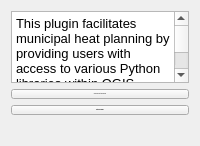
         <widget class="QWidget" name="tab_intro">
          <attribute name="title">
           <string>Introduction</string>
          </attribute>
          <layout class="QVBoxLayout" name="verticalLayout">
           <item>
            <widget class="QTextBrowser" name="intro_textBrowser">
             <property name="sizePolicy">
              <sizepolicy hsizetype="Expanding" vsizetype="MinimumExpanding">
               <horstretch>0</horstretch>
               <verstretch>0</verstretch>
              </sizepolicy>
             </property>
             <property name="minimumSize">
              <size>
               <width>0</width>
               <height>0</height>
              </size>
             </property>
             <property name="maximumSize">
              <size>
               <width>16777215</width>
               <height>800</height>
              </size>
             </property>
             <property name="sizeAdjustPolicy">
              <enum>QAbstractScrollArea::AdjustToContents</enum>
             </property>
             <property name="html">
              <string>&lt;!DOCTYPE HTML PUBLIC &quot;-//W3C//DTD HTML 4.0//EN&quot; &quot;http://www.w3.org/TR/REC-html40/strict.dtd&quot;&gt;
&lt;html&gt;&lt;head&gt;&lt;meta name=&quot;qrichtext&quot; content=&quot;1&quot; /&gt;&lt;style type=&quot;text/css&quot;&gt;
p, li { white-space: pre-wrap; }
&lt;/style&gt;&lt;/head&gt;&lt;body style=&quot; font-family:'Arial','sans-serif'; font-size:7.8pt; font-weight:400; font-style:normal;&quot;&gt;
&lt;p style=&quot; margin-top:0px; margin-bottom:0px; margin-left:0px; margin-right:0px; -qt-block-indent:0; text-indent:0px;&quot;&gt;&lt;span style=&quot; font-family:'MS Shell Dlg 2'; font-size:10pt;&quot;&gt;This plugin facilitates municipal heat planning by providing users with access to various Python libraries within QGIS, eliminating the need for programming expertise. It streamlines the heat planning process by automating tasks such as data download, file adjustment, and network analysis.&lt;/span&gt;&lt;/p&gt;
&lt;p style=&quot;-qt-paragraph-type:empty; margin-top:0px; margin-bottom:0px; margin-left:0px; margin-right:0px; -qt-block-indent:0; text-indent:0px; font-family:'MS Shell Dlg 2'; font-size:10pt;&quot;&gt;&lt;br /&gt;&lt;/p&gt;
&lt;p style=&quot; margin-top:0px; margin-bottom:0px; margin-left:0px; margin-right:0px; -qt-block-indent:0; text-indent:0px;&quot;&gt;&lt;span style=&quot; font-family:'MS Shell Dlg 2'; font-size:10pt; font-weight:600;&quot;&gt;To ensure that the required packages are installed, please click on &amp;quot;Install Packages&amp;quot; at the bottom of this page. You either need administrator rights or have the same python version installed as used by QGIS. This will automatically install the necessary Python libraries: &lt;/span&gt;&lt;/p&gt;
&lt;p style=&quot; margin-top:0px; margin-bottom:0px; margin-left:0px; margin-right:0px; -qt-block-indent:0; text-indent:0px;&quot;&gt;&lt;span style=&quot; font-family:'MS Shell Dlg 2'; font-size:10pt; font-weight:600;&quot;&gt;geopandas, OWSLib, pandas, fiona, numpy, networkx, matplotlib, openpyxl, demandlib, workalendar&lt;/span&gt;&lt;/p&gt;
&lt;p style=&quot;-qt-paragraph-type:empty; margin-top:0px; margin-bottom:0px; margin-left:0px; margin-right:0px; -qt-block-indent:0; text-indent:0px; font-family:'MS Shell Dlg 2'; font-size:10pt; font-weight:600;&quot;&gt;&lt;br /&gt;&lt;/p&gt;
&lt;p style=&quot; margin-top:0px; margin-bottom:0px; margin-left:0px; margin-right:0px; -qt-block-indent:0; text-indent:0px;&quot;&gt;&lt;span style=&quot; font-family:'MS Shell Dlg 2'; font-size:10pt; font-weight:600;&quot;&gt;Alternatively, you can follow the steps from this guide and install the libraries yourself:&lt;/span&gt;&lt;/p&gt;
&lt;p style=&quot; margin-top:0px; margin-bottom:0px; margin-left:0px; margin-right:0px; -qt-block-indent:0; text-indent:0px;&quot;&gt;&lt;a href=&quot;https://landscapearchaeology.org/2018/installing-python-packages-in-qgis-3-for-windows/&quot;&gt;&lt;span style=&quot; font-family:'MS Shell Dlg 2'; font-size:10pt; text-decoration: underline; color:#3978ff;&quot;&gt;https://landscapearchaeology.org/2018/installing-python-packages-in-qgis-3-for-windows/&lt;/span&gt;&lt;/a&gt;&lt;/p&gt;
&lt;p style=&quot;-qt-paragraph-type:empty; margin-top:0px; margin-bottom:0px; margin-left:0px; margin-right:0px; -qt-block-indent:0; text-indent:0px; font-family:'MS Shell Dlg 2'; font-size:10pt;&quot;&gt;&lt;br /&gt;&lt;/p&gt;
&lt;p style=&quot; margin-top:0px; margin-bottom:0px; margin-left:0px; margin-right:0px; -qt-block-indent:0; text-indent:0px;&quot;&gt;&lt;span style=&quot; font-family:'MS Shell Dlg 2'; font-size:10pt; font-weight:600;&quot;&gt;See the F|Heat documentation or our german website for further information:&lt;/span&gt;&lt;/p&gt;
&lt;p style=&quot; margin-top:0px; margin-bottom:0px; margin-left:0px; margin-right:0px; -qt-block-indent:0; text-indent:0px;&quot;&gt;&lt;a href=&quot;https://fheat.readthedocs.io/en/latest/index.html&quot;&gt;&lt;span style=&quot; font-family:'MS Shell Dlg 2'; font-size:10pt; text-decoration: underline; color:#3978ff;&quot;&gt;https://fheat.readthedocs.io/en/latest/index.html&lt;/span&gt;&lt;/a&gt;&lt;/p&gt;
&lt;p style=&quot; margin-top:0px; margin-bottom:0px; margin-left:0px; margin-right:0px; -qt-block-indent:0; text-indent:0px;&quot;&gt;&lt;a href=&quot;https://fheat.readthedocs.io/en/latest/index.html&quot;&gt;&lt;span style=&quot; font-family:'MS Shell Dlg 2'; font-size:10pt; text-decoration: underline; color:#3978ff;&quot;&gt;https://www.fh-muenster.de/de/fheat/index&lt;/span&gt;&lt;/a&gt;&lt;/p&gt;
&lt;p style=&quot;-qt-paragraph-type:empty; margin-top:0px; margin-bottom:0px; margin-left:0px; margin-right:0px; -qt-block-indent:0; text-indent:0px; font-family:'MS Shell Dlg 2'; font-size:10pt; text-decoration: underline; color:#3978ff;&quot;&gt;&lt;br /&gt;&lt;/p&gt;
&lt;p style=&quot; margin-top:0px; margin-bottom:0px; margin-left:0px; margin-right:0px; -qt-block-indent:0; text-indent:0px;&quot;&gt;&lt;span style=&quot; font-family:'MS Shell Dlg 2'; font-size:10pt;&quot;&gt;Since this plugin is tailored to NRW, Germany, all attributes of the generated shape files are translated into German. See the documentation for an explanation of the attributes.&lt;/span&gt;&lt;/p&gt;
&lt;p style=&quot;-qt-paragraph-type:empty; margin-top:0px; margin-bottom:0px; margin-left:0px; margin-right:0px; -qt-block-indent:0; text-indent:0px;&quot;&gt;&lt;br /&gt;&lt;/p&gt;
&lt;p style=&quot; margin-top:0px; margin-bottom:0px; margin-left:0px; margin-right:0px; -qt-block-indent:0; text-indent:0px;&quot;&gt;&lt;span style=&quot; font-family:'MS Shell Dlg 2'; font-size:10pt;&quot;&gt;The plugin is divided into four tabs.&lt;/span&gt;&lt;/p&gt;
&lt;p style=&quot; margin-top:0px; margin-bottom:0px; margin-left:0px; margin-right:0px; -qt-block-indent:0; text-indent:0px;&quot;&gt;&lt;span style=&quot; font-family:'MS Shell Dlg 2'; font-size:10pt;&quot;&gt;- Download Files and Adjust Files are tailored for use in NRW, Germany.&lt;/span&gt;&lt;/p&gt;
&lt;p style=&quot; margin-top:0px; margin-bottom:0px; margin-left:0px; margin-right:0px; -qt-block-indent:0; text-indent:0px;&quot;&gt;&lt;span style=&quot; font-family:'MS Shell Dlg 2'; font-size:10pt;&quot;&gt;- Status Analysis, Network Analysis can also be used with other shape files, as long as they contain the necessary attributes.&lt;/span&gt;&lt;/p&gt;
&lt;p style=&quot;-qt-paragraph-type:empty; margin-top:0px; margin-bottom:0px; margin-left:0px; margin-right:0px; -qt-block-indent:0; text-indent:0px; font-family:'MS Shell Dlg 2'; font-size:10pt;&quot;&gt;&lt;br /&gt;&lt;/p&gt;
&lt;p style=&quot; margin-top:0px; margin-bottom:0px; margin-left:0px; margin-right:0px; -qt-block-indent:0; text-indent:0px;&quot;&gt;&lt;span style=&quot; font-family:'MS Shell Dlg 2'; font-size:10pt; text-decoration: underline;&quot;&gt;Download Files&lt;/span&gt;&lt;/p&gt;
&lt;p style=&quot; margin-top:0px; margin-bottom:0px; margin-left:0px; margin-right:0px; -qt-block-indent:0; text-indent:0px;&quot;&gt;&lt;span style=&quot; font-family:'MS Shell Dlg 2'; font-size:10pt;&quot;&gt;The plugin starts at the very beginning of the planning process by first downloading the shapefiles of the buildings, parcels and streets of the city or municipality to be analyzed.&lt;/span&gt;&lt;/p&gt;
&lt;p style=&quot;-qt-paragraph-type:empty; margin-top:0px; margin-bottom:0px; margin-left:0px; margin-right:0px; -qt-block-indent:0; text-indent:0px; font-family:'MS Shell Dlg 2'; font-size:10pt;&quot;&gt;&lt;br /&gt;&lt;/p&gt;
&lt;p style=&quot; margin-top:0px; margin-bottom:0px; margin-left:0px; margin-right:0px; -qt-block-indent:0; text-indent:0px;&quot;&gt;&lt;span style=&quot; font-family:'MS Shell Dlg 2'; font-size:10pt; text-decoration: underline;&quot;&gt;Adjust Files&lt;/span&gt;&lt;/p&gt;
&lt;p style=&quot; margin-top:0px; margin-bottom:0px; margin-left:0px; margin-right:0px; -qt-block-indent:0; text-indent:0px;&quot;&gt;&lt;span style=&quot; font-family:'MS Shell Dlg 2'; font-size:10pt;&quot;&gt;The shapefiles are adjusted for usage in further calculations. Various attributes are added.&lt;/span&gt;&lt;/p&gt;
&lt;p style=&quot;-qt-paragraph-type:empty; margin-top:0px; margin-bottom:0px; margin-left:0px; margin-right:0px; -qt-block-indent:0; text-indent:0px; font-family:'MS Shell Dlg 2'; font-size:10pt;&quot;&gt;&lt;br /&gt;&lt;/p&gt;
&lt;p style=&quot; margin-top:0px; margin-bottom:0px; margin-left:0px; margin-right:0px; -qt-block-indent:0; text-indent:0px;&quot;&gt;&lt;span style=&quot; font-family:'MS Shell Dlg 2'; font-size:10pt; text-decoration: underline;&quot;&gt;Status Analysis&lt;/span&gt;&lt;/p&gt;
&lt;p style=&quot; margin-top:0px; margin-bottom:0px; margin-left:0px; margin-right:0px; -qt-block-indent:0; text-indent:0px;&quot;&gt;&lt;span style=&quot; font-family:'MS Shell Dlg 2'; font-size:10pt;&quot;&gt;Heat line density is added to the streets shapefile. Then the parcels of neighboring buildings are merged into a larger polygon and supplemented with attributes to help finding suitable areas for heating networks.&lt;/span&gt;&lt;/p&gt;
&lt;p style=&quot;-qt-paragraph-type:empty; margin-top:0px; margin-bottom:0px; margin-left:0px; margin-right:0px; -qt-block-indent:0; text-indent:0px; font-family:'MS Shell Dlg 2'; font-size:10pt;&quot;&gt;&lt;br /&gt;&lt;/p&gt;
&lt;p style=&quot; margin-top:0px; margin-bottom:0px; margin-left:0px; margin-right:0px; -qt-block-indent:0; text-indent:0px;&quot;&gt;&lt;span style=&quot; font-family:'MS Shell Dlg 2'; font-size:10pt; text-decoration: underline;&quot;&gt;Network Analysis&lt;/span&gt;&lt;/p&gt;
&lt;p style=&quot; margin-top:0px; margin-bottom:0px; margin-left:0px; margin-right:0px; -qt-block-indent:0; text-indent:0px;&quot;&gt;&lt;span style=&quot; font-family:'MS Shell Dlg 2'; font-size:10pt;&quot;&gt;The buildings are connected to a heat source specified by the user. The resulting network is saved as a shapefile and a summary of the net is also saved as en excel file.&lt;/span&gt;&lt;/p&gt;
&lt;p style=&quot;-qt-paragraph-type:empty; margin-top:0px; margin-bottom:0px; margin-left:0px; margin-right:0px; -qt-block-indent:0; text-indent:0px;&quot;&gt;&lt;br /&gt;&lt;/p&gt;&lt;/body&gt;&lt;/html&gt;</string>
             </property>
             <property name="openExternalLinks">
              <bool>true</bool>
             </property>
            </widget>
           </item>
           <item>
            <widget class="QPushButton" name="intro_pushButton_python_version">
             <property name="font">
              <font>
               <family>Arial</family>
               <pointsize>-1</pointsize>
               <weight>50</weight>
               <bold>false</bold>
              </font>
             </property>
             <property name="text">
              <string>Check QGIS python version</string>
             </property>
            </widget>
           </item>
           <item>
            <widget class="QPushButton" name="intro_pushButton_load_packages">
             <property name="sizePolicy">
              <sizepolicy hsizetype="Minimum" vsizetype="Minimum">
               <horstretch>0</horstretch>
               <verstretch>0</verstretch>
              </sizepolicy>
             </property>
             <property name="maximumSize">
              <size>
               <width>16777215</width>
               <height>30</height>
              </size>
             </property>
             <property name="font">
              <font>
               <family>Arial</family>
               <pointsize>-1</pointsize>
               <weight>75</weight>
               <bold>true</bold>
               <underline>false</underline>
               <kerning>true</kerning>
              </font>
             </property>
             <property name="text">
              <string>Install Packages</string>
             </property>
            </widget>
           </item>
           <item>
            <widget class="QLabel" name="intro_label">
             <property name="sizePolicy">
              <sizepolicy hsizetype="Preferred" vsizetype="Preferred">
               <horstretch>0</horstretch>
               <verstretch>0</verstretch>
              </sizepolicy>
             </property>
             <property name="maximumSize">
              <size>
               <width>16777215</width>
               <height>25</height>
              </size>
             </property>
             <property name="text">
              <string/>
             </property>
             <property name="alignment">
              <set>Qt::AlignCenter</set>
             </property>
            </widget>
           </item>
           <item>
            <spacer name="verticalSpacer_2">
             <property name="orientation">
              <enum>Qt::Vertical</enum>
             </property>
             <property name="sizeType">
              <enum>QSizePolicy::Minimum</enum>
             </property>
             <property name="sizeHint" stdset="0">
              <size>
               <width>20</width>
               <height>0</height>
              </size>
             </property>
            </spacer>
           </item>
          </layout>
         </widget>
